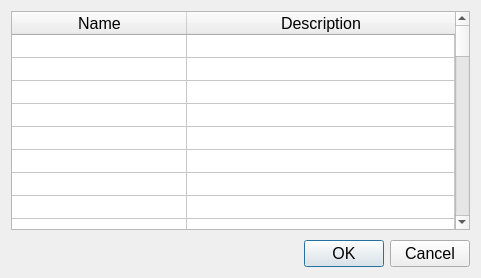
<?xml version="1.0" encoding="UTF-8"?>
<ui version="4.0">
 <class>Information_Dialog</class>
 <widget class="QDialog" name="Information_Dialog">
  <property name="geometry">
   <rect>
    <x>0</x>
    <y>0</y>
    <width>481</width>
    <height>278</height>
   </rect>
  </property>
  <property name="sizePolicy">
   <sizepolicy hsizetype="Fixed" vsizetype="Expanding">
    <horstretch>0</horstretch>
    <verstretch>0</verstretch>
   </sizepolicy>
  </property>
  <property name="minimumSize">
   <size>
    <width>481</width>
    <height>259</height>
   </size>
  </property>
  <property name="maximumSize">
   <size>
    <width>481</width>
    <height>100000</height>
   </size>
  </property>
  <property name="font">
   <font>
    <family>Arial</family>
    <pointsize>12</pointsize>
   </font>
  </property>
  <property name="windowTitle">
   <string>Information options</string>
  </property>
  <property name="modal">
   <bool>true</bool>
  </property>
  <layout class="QVBoxLayout" name="verticalLayout">
   <item>
    <widget class="QTableWidget" name="_100">
     <property name="font">
      <font>
       <family>Arial</family>
       <pointsize>12</pointsize>
      </font>
     </property>
     <property name="editTriggers">
      <set>QAbstractItemView::CurrentChanged|QAbstractItemView::SelectedClicked</set>
     </property>
     <property name="tabKeyNavigation">
      <bool>true</bool>
     </property>
     <property name="showDropIndicator" stdset="0">
      <bool>true</bool>
     </property>
     <property name="dragEnabled">
      <bool>true</bool>
     </property>
     <property name="dragDropOverwriteMode">
      <bool>true</bool>
     </property>
     <property name="dragDropMode">
      <enum>QAbstractItemView::DragDrop</enum>
     </property>
     <property name="defaultDropAction">
      <enum>Qt::CopyAction</enum>
     </property>
     <property name="wordWrap">
      <bool>false</bool>
     </property>
     <property name="cornerButtonEnabled">
      <bool>false</bool>
     </property>
     <property name="rowCount">
      <number>50</number>
     </property>
     <attribute name="horizontalHeaderDefaultSectionSize">
      <number>175</number>
     </attribute>
     <attribute name="horizontalHeaderMinimumSectionSize">
      <number>175</number>
     </attribute>
     <attribute name="horizontalHeaderStretchLastSection">
      <bool>true</bool>
     </attribute>
     <attribute name="verticalHeaderVisible">
      <bool>false</bool>
     </attribute>
     <attribute name="verticalHeaderDefaultSectionSize">
      <number>16</number>
     </attribute>
     <attribute name="verticalHeaderMinimumSectionSize">
      <number>16</number>
     </attribute>
     <row/>
     <row/>
     <row/>
     <row/>
     <row/>
     <row/>
     <row/>
     <row/>
     <row/>
     <row/>
     <row/>
     <row/>
     <row/>
     <row/>
     <row/>
     <row/>
     <row/>
     <row/>
     <row/>
     <row/>
     <row/>
     <row/>
     <row/>
     <row/>
     <row/>
     <row/>
     <row/>
     <row/>
     <row/>
     <row/>
     <row/>
     <row/>
     <row/>
     <row/>
     <row/>
     <row/>
     <row/>
     <row/>
     <row/>
     <row/>
     <row/>
     <row/>
     <row/>
     <row/>
     <row/>
     <row/>
     <row/>
     <row/>
     <row/>
     <row/>
     <column>
      <property name="text">
       <string>Name</string>
      </property>
      <property name="font">
       <font>
        <family>Arial</family>
        <pointsize>12</pointsize>
       </font>
      </property>
     </column>
     <column>
      <property name="text">
       <string>Description</string>
      </property>
      <property name="font">
       <font>
        <family>Arial</family>
        <pointsize>12</pointsize>
       </font>
      </property>
     </column>
    </widget>
   </item>
   <item>
    <layout class="QHBoxLayout" name="horizontalLayout">
     <property name="topMargin">
      <number>4</number>
     </property>
     <item>
      <spacer name="horizontalSpacer">
       <property name="orientation">
        <enum>Qt::Horizontal</enum>
       </property>
       <property name="sizeHint" stdset="0">
        <size>
         <width>40</width>
         <height>20</height>
        </size>
       </property>
      </spacer>
     </item>
     <item alignment="Qt::AlignVCenter">
      <widget class="QPushButton" name="_1">
       <property name="text">
        <string>OK</string>
       </property>
       <property name="default">
        <bool>true</bool>
       </property>
      </widget>
     </item>
     <item>
      <widget class="QPushButton" name="_2">
       <property name="text">
        <string>Cancel</string>
       </property>
       <property name="autoDefault">
        <bool>false</bool>
       </property>
      </widget>
     </item>
    </layout>
   </item>
  </layout>
 </widget>
 <resources/>
 <connections/>
</ui>
